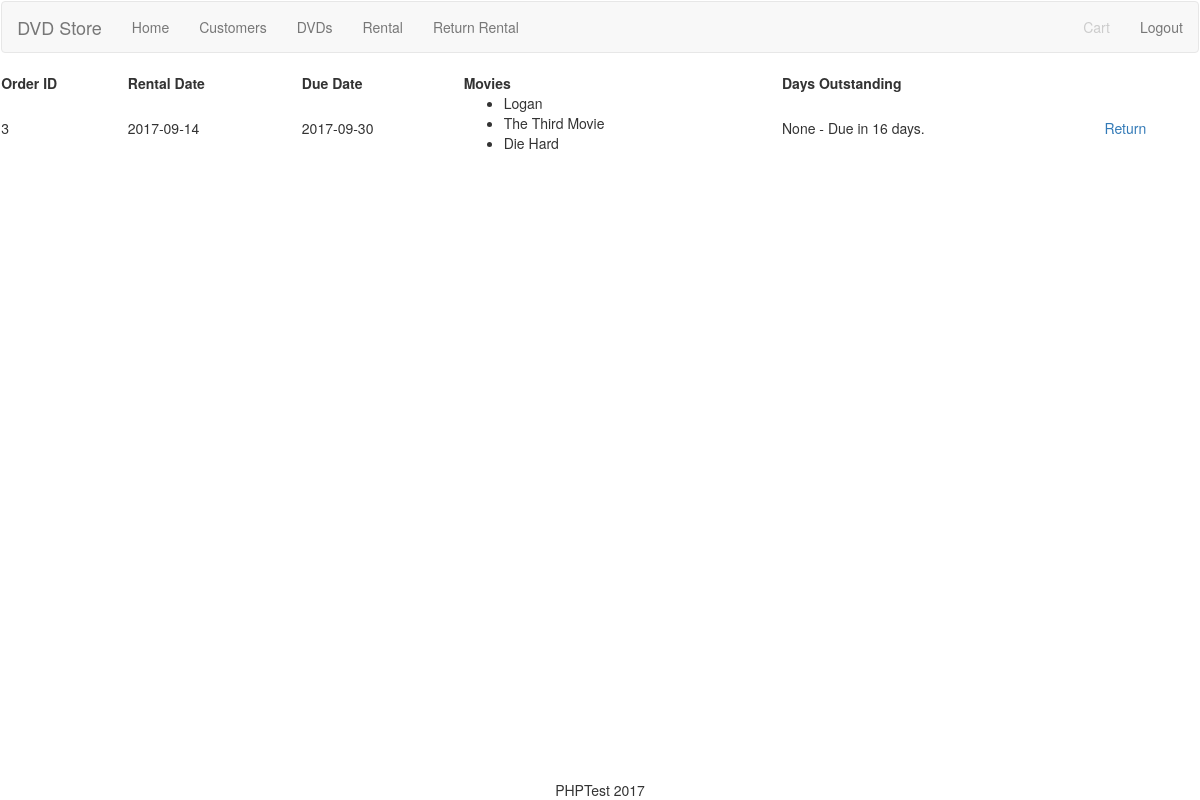
Page /return.php (signed in) on the committed database.
### tables this page shows
CREATE TABLE `order` (
  `id`                 int(11) NOT NULL,
  `customer_id`        int(11) NOT NULL,
  `rent_date`          DATE    NOT NULL,
  `due_date`           DATE    NOT NULL,
  `actual_return_date` DATE DEFAULT NULL
);

CREATE TABLE `dvd` (
  `id` int(11) NOT NULL,
  `name` varchar(50) NOT NULL,
  `description` varchar(255) NOT NULL,
  `release_date` date NOT NULL,
  `category_id` int(11) NOT NULL
);

### dbConnect.php (called while the page is built, shortened)
<?php
class dbConnect
{
    private $host, $user, $password, $database, $conn;
    public function __construct($host = "127.0.0.1", $user = "root", $password = "", $database = "dvd_shop")
    {
        $this->host = $host;
        $this->user = $user;
        $this->password = $password;
        $this->database = $database;
        $this->conn = mysqli_connect($this->host, $this->user, $this->password, $this->database);
    }
    public function fetch($query, $where =[], $condition = ' AND ')
    {
        if(is_string($where)) {
            $where = [$where];
        }
        if($where) {
            $query .= ' WHERE ';
            $query .= implode($condition, $where);
        }
        $sql = $this->conn->query($query);
        $result = array();
        while ($row = mysqli_fetch_assoc($sql)) {
            array_push($result, $row);
        }
        return $result;
    }
}

### orderLine.php (called while the page is built, shortened)
<?php
class orderLine
{
    private $order_id, $customer_id, $rent_date, $due_date, $actual_return_date;
    public function __construct($customer_id, $rent_date, $due_date, $actual_return_date = 'NULL', $order_id = false)
    {
        $this->order_id = $order_id;
        $this->rent_date = $rent_date;
        $this->due_date = $due_date;
    }
    public function getOrderId()
    {
        return $this->order_id;
    }
    public function getRentDate()
    {
        return $this->rent_date;
    }
    public function getDueDate()
    {
        return $this->due_date;
    }
}
class orderLineItem extends orderLine
{
    private $dvdShortArray;
    public function __construct($order_id, $customer_id, $rent_date, $due_date, $actual_return_date = 'NULL', array $dvdShort)
    {
        $this->dvdShortArray = $dvdShort;
    }
    public function getDvdShortArray()
    {
        return $this->dvdShortArray;
    }
    public function setDvdShortArray($dvdShortArray)
    {
        $this->dvdShortArray = $dvdShortArray;
    }
}

### dvd.php (called while the page is built, shortened)
<?php
class dvdShort
{
    private $id, $name;
    public function __construct($id, $name)
    {
        $this->name = $name;
    }
    public function getName()
    {
        return $this->name;
    }
}

### functionsMain.php (called while the page is built, shortened)
            <?php
function getDayDifference($date)
{
    $now = time();
    $your_date = strtotime($date);
    $datediff = $now - $your_date;
    return floor($datediff / (60 * 60 * 24));
}

### functionsOrder.php (the view, shortened to what this page needs)
<?php
function getOutstanding($customerId)
{
    if (!isset($dbConnect)) {
        $dbConnect = new dbConnect();
    }
    $resultsOutstandingItems = $dbConnect->fetch("SELECT  `order`.id, `order`.customer_id, `order`.`rent_date`,
                                        `order`.`due_date`, `order`.`actual_return_date`, dvd_order_line.`dvd_id`, `dvd`.`name`
                                    FROM `order`
                                    INNER JOIN dvd_order_line ON dvd_order_line.`order_id` = `order`.`id`
                                    INNER JOIN `dvd` ON `dvd`.`id` = dvd_order_line.`dvd_id`",
        "order.customer_id = $customerId", "order.actual_return_date IS NULL");
    if (!empty($resultsOutstandingItems)) {
        $outstandingOrderLine = array();
        foreach ($resultsOutstandingItems as $outstandingItem) {
            $found = false;
            foreach ($outstandingOrderLine as $key => $orderLine) {
                if ($outstandingItem['id'] === $orderLine->getOrderId()) {
                    $outstandingOrderLine[$key]->setDvdShortArray(
                        array_merge(
                            $outstandingOrderLine[$key]->getDvdShortArray(),
                            [new dvdShort($outstandingItem['dvd_id'], $outstandingItem['name'])]
                        )
                    );
                    $found = true;
                    break;
                }
            }
            if (!$found) {
                array_push(
                    $outstandingOrderLine,
                    new orderLineItem(
                        $outstandingItem['id'],
                        $outstandingItem['customer_id'],
                        $outstandingItem['rent_date'],
                        $outstandingItem['due_date'],
                        $outstandingItem['actual_return_date'],
                        [
                            new dvdShort(
                                $outstandingItem['dvd_id'],
                                $outstandingItem['name']
                            )
                        ]
                    )
                );
            }
        }
        return $outstandingOrderLine;
    } else {
        return false;
    }
}
function orderTableStart()
{
    ?>
    <table>
        <tr>
            <th>Order ID</th>
            <th>Rental Date</th>
            <th>Due Date</th>
            <th>Movies</th>
            <th>Days Outstanding</th>
            <th>&nbsp;</th>
        </tr>
    <?php
}
function orderTableItem($outstandingItem)
{
    echo "<tr>
                <td>" . htmlspecialchars($outstandingItem->getOrderId()) . "</td>
                <td> " . htmlspecialchars($outstandingItem->getRentDate()) . "</td>
                <td> " . htmlspecialchars($outstandingItem->getDueDate()) . "</td>
                <td>" . orderTableItemDVDBullets($outstandingItem->getDvdShortArray()) . " </td>
                <td>" . htmlspecialchars(getDaysOutstanding($outstandingItem->getDueDate())) . "</td>
                <td> <a href='?orderId=" . htmlspecialchars($outstandingItem->getOrderId()) . "'>Return</a></td>
            </tr>";
}
function orderTableItemDVDBullets($dvdList)
{
    $bulletList = "<ul>
";
    foreach ($dvdList as $dvdItem) {
        $bulletList .= orderTableItemDVDListItem($dvdItem);
    }
    $bulletList .= "</ul>";
    return $bulletList;
}
function orderTableItemDVDListItem($dvd)
{
    return ("<li> " . htmlspecialchars($dvd->getName()) . " </li>
");
}
function orderTableEnd()
{
    echo "</table>";
}
function getDaysOutstanding($date)
{
    $dateDifference = getDayDifference($date);
    if ($dateDifference > 0) {
        return htmlspecialchars($dateDifference) . " days ago";
    } else if ($dateDifference == 0) {
        return "0 - Due Today";
    } else {
        return "None - Due in " . htmlspecialchars($dateDifference * -1) . " days.";
    }
}

### orderTable.php (shortened to what this page needs)
<?php
include_once("functionsMain.php");
include_once('functionsDvd.php');
include_once('functionsOrder.php');
$outstanding = getOutstanding($_SESSION['loggedIn']);
if ($outstanding) {
    orderTableStart();
    foreach ($outstanding as $orderLine) {
        orderTableItem($orderLine);
    }
    orderTableEnd();
} else {
    echo "<h3> You have no rentals to return. </h3>";
}

### css/phptest.css (style rules this page uses)
table { width: 100%; margin: auto; }

### rows in the picture
order: rent_date "2017-09-14", due_date "2017-09-30", due_date "None - Due in 16 days."
dvd: name "Logan"
dvd: name "The Third Movie"
dvd: name "Die Hard"
